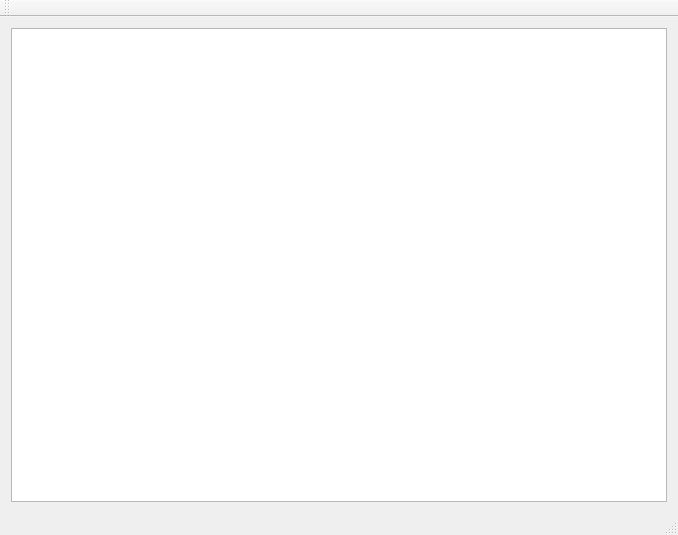
<?xml version="1.0" encoding="utf-8"?>
<ui version="4.0">
 <class>OrderReaderClass</class>
 <widget class="QMainWindow" name="OrderReaderClass">
  <property name="geometry">
   <rect>
    <x>0</x>
    <y>0</y>
    <width>678</width>
    <height>535</height>
   </rect>
  </property>
  <property name="windowTitle">
   <string>OrderReader</string>
  </property>
  <widget class="QWidget" name="centralWidget">
   <layout class="QHBoxLayout" name="horizontalLayout">
    <item>
     <widget class="QTableView" name="orderTable"/>
    </item>
   </layout>
  </widget>
  <widget class="QMenuBar" name="menuBar">
   <property name="geometry">
    <rect>
     <x>0</x>
     <y>0</y>
     <width>678</width>
     <height>21</height>
    </rect>
   </property>
  </widget>
  <widget class="QToolBar" name="mainToolBar">
   <attribute name="toolBarArea">
    <enum>TopToolBarArea</enum>
   </attribute>
   <attribute name="toolBarBreak">
    <bool>false</bool>
   </attribute>
  </widget>
  <widget class="QStatusBar" name="statusBar"/>
 </widget>
 <layoutdefault spacing="6" margin="11"/>
 <resources>
  <include location="orderreader.qrc"/>
 </resources>
 <connections/>
</ui>
